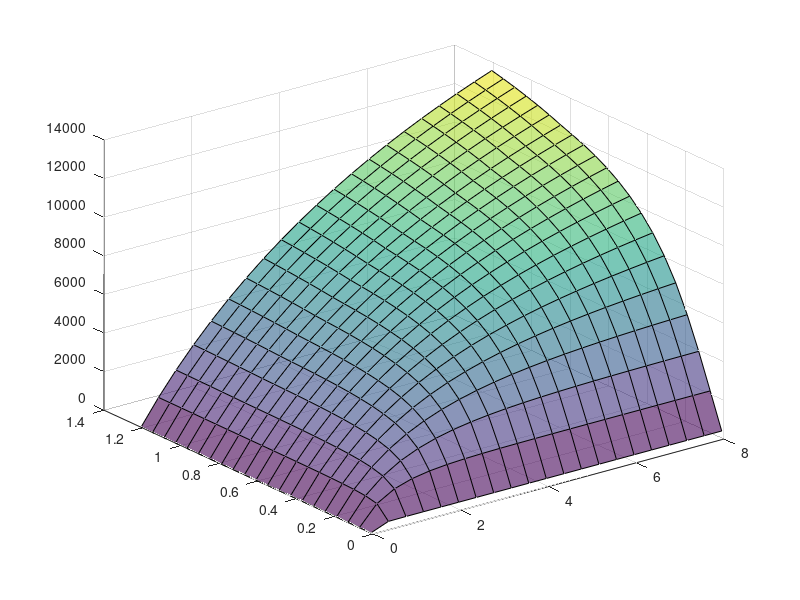

Write MATLAB code to recreate this figure. (Note: this script raises an error after producing the figure.)
%% Dimensionnement du radiateur de Valkyriz (Pierre Bernal)
clear all 
close all

%% Données du problème :
debit_eau = 12/60; %(L/s)
Tei = 65 + 273.15; % température de l'eau souhaitée en entrée du radiateur
Tai = 35 + 273.15; %température de l'air ambiant autour du radiateur
P =1.013*10^5; % Pression atmosphérique (Pa)
% h = 0.210;
% L = 0.160;
% l = 0.038; %valeur du constructeur à récupérer, largeur ailettes = épaisseur radiateur
% e_ailette = 6e-4; %valeur du constructeur à récupérer, espacement entre ailette

%% Détermination puissance à évacuer :

Pu_batterie = 53000; %W
Pu_batterie_max = 80000; %W fixé par le règlement
r_mot = 0.92; % rendement moteur EMRAX 228 dans le pire des cas
r_cont = 0.97; % rendement contrôleur type BAMOCAR D3
r_syst = r_mot*r_cont;
Pth = Pu_batterie*(1-r_syst)
Pth_max = Pu_batterie_max*(1-r_syst)

%% Coefficient thermiques convectifs de l'air et l'eau

%valable entre 100K et 1600K
T = Tai;
lambda1=1.5207*10^(-11)*T^3-4.857*10^(-8)*T^2+1.0184*10^(-4)*T-3.9333*10^(-4); % conductivité thermique de l'air
mu1=8.8848*10^(-15)*T^3-3.2398*10^(-11)*T^2+6.2657*10^(-8)*T+2.3543*10^(-6); % viscosité dynamique
Cp1=1.9327*10^(-10)*T^4-7.9999*10^(-7)*T^3+1.1407*10^(-3)*T^2-4.4890*10^(-1)*T+1.0575*10^3; % capacité calorifique massique de l'air (J/kg/K)

R=8.314; % constante des gaz parfaits (J/K/mol)

M=10^(-3)*(4/5*2*14+1/5*2*16); %masse molaire de l'air (kg/mol)

rho1=M*P/(R*T); % masse volumique de l'air

nu1=mu1/rho1; % viscosité cinématique de l'air

v1=30/3.6; % vitesse moyenne supposée de Valkyriz à l'endurance (m/s)

d1=0.0015; %longueur caractéristique de l'écoulement d'air (distance entre deux tuyaux d'eau) (DONNÉE À RÉCUPÉRER CHEZ CONSTRUCTEUR)

Re1=d1*v1/nu1;  %nombre de Renolds dans l'air passant dans le radiateur
Pr1=mu1*Cp1/lambda1; % nombre de Prandt dans l'air passant dans le radiateur
Nu1=0.036*Pr1^(1/3)*Re1^(4/5); % nombre de Nusselt
h1=lambda1*Nu1/d1; % coefficient de Newton entre l'air atmosphérique et le radiateur



rho2=1000; % masse volumique de l'eau (kg/m^3)
lambda2=(0.6071-.06)/(298-293)*(T-293)+.06; % conductivité thermique de l'eau
Cp2 = 4185; % capacité thermique massique de l'eau (J/kg/K)
mu2=8.52*10^(-4); % viscosite dynamique de l'eau (kg.m/s)

e=0.040;% épaisseur du faisceau (A RÉCUPERER CHEZ CONSTRUCTEUR)
ee=0.001; % largeur du faisceau (A RÉCUPERER CHEZ CONSTRUCTEUR)
L=0.21; % longueur du faisceau relié à la hauteur ou largeur du radiateur en fonction de si c'est un cross-flow ou down-flow (A DÉCIDER)
H=0.18; % 3ème dimension du radiateur (À DÉCIDER)
n = 1.2; %nombre de faisceau par cm (A RÉCUPERER)

d2=ee; % longueur caractéristique de l'écoulement d'eau dans le radiateur

D2=debit_eau/rho2; % débit volumique souhaité en eau (m^3/s)

v2=D2/((n*L)*L*e*ee); % vitesse de l'eau dans le faisceaux du radiateur ; n*L est un terme estimant le nombre de faisceau présent dans le radiateur (DÉDUITE DES DONNÉES CONSTRUCTEUR)

nu2=mu2/rho2; %viscosité cinématique de l'eau

Re2=d2*v2/nu2; %nombre de Renolds
Pr2=mu2*Cp2/lambda2; % nombre de Prandt dans l'eau passant dans le radiateur
Nu2=0.036*Pr2^(1/3)*Re2^(4/5); % nombre de Nusselt dans l'eau passant dans le radiateur

h2=lambda2*Nu2/d2; % coefficient de Newton entre le radiateur et l'eau de refroidissement

% h2 >> h1 donc on peut supposer que l'alu du radiateur est à la
% température de l'eau

mean_v = [1 : 5 : 101]/3.6; %vecteur vitesse du véhicule
m_air = rho1*L*H.*mean_v; %kg/s vecteur débit d'air à travers le radiateur 
vect_surface = [0 : 0.4 : 8]; %m2 vecteur surface équivalente d'échange thermique = environ surface de toutes les ailettes
%% Obtention courbe Pth = f(débit_air) pour une dimension de radiateur DONNÉE :
% l = ...;
% L = ...;
% H = ...;
% n_ailette = h/e_ailette;
% S_ech = 2*[L*l+e_ailette*l]*(n_ailette+1);%m2
% q = [];
% C_eau = debit_eau*cp_eau;
%  for i = m_air;
%      %kg/s 
%      C_air = i*cp_air;
%      Cmin = min(C_air,C_eau);
%      Cmax = max(C_air,C_eau);
%      Cr = Cmin/Cmax;
%  
%      U = 1/(1/he + 1/ha);
%      NTU = U*S_ech/Cmin;
%      eps = 1-exp((1/Cr)*(NTU)^0.22*(exp(-Cr*(NTU)^0.78)-1));
%      qmax = Cmin*(Tei-Tai);
%  
%      q = [q eps*qmax];
%  end
%  
%  figure,
%  plot(mean_v*3.6,q)
%  xlabel("Vitesse véhicule (km/h)")
%  ylabel("Puissance thermique évacuée (W)")

%% Tracé courbe 3D Pth = f(débit_air, surface_équivalente) :

[X,Y] = meshgrid(vect_surface,m_air);
MC_air = Cp1*Y;
MCmin = min(MC_air,Cp2*debit_eau);
MCmax = max(MC_air,Cp2*debit_eau);
MCr = MCmin./MCmax;
U = 1/(1/h1 + 1/h2);
MNTU = U*X./MCmin;
Meps = 1-exp((1./MCr).*(MNTU).^0.22.*(exp(-MCr.*(MNTU).^0.78)-1));
Mqmax = (Tei-Tai)*MCmin;
Q = Meps.*Mqmax;

s = surf(X,Y,Q,'facealpha',0.6);
s.FaceColor = 'flat';
xlabel("Surface équivalente (m2)");ylabel("Débit d'air (kg/s)");zlabel("Puissance thermique dissipée dans le radiateur (W)");
colorbar

% Il faut ensuite remonter à partir de la surface équivalente à des
% dimensions hauteur x largeur x épaisseur (A FAIRE EN V0.2)

%% DIMENSIONNEMENT VASES D'EXPANSIONS (A FAIRE EN V.1)



